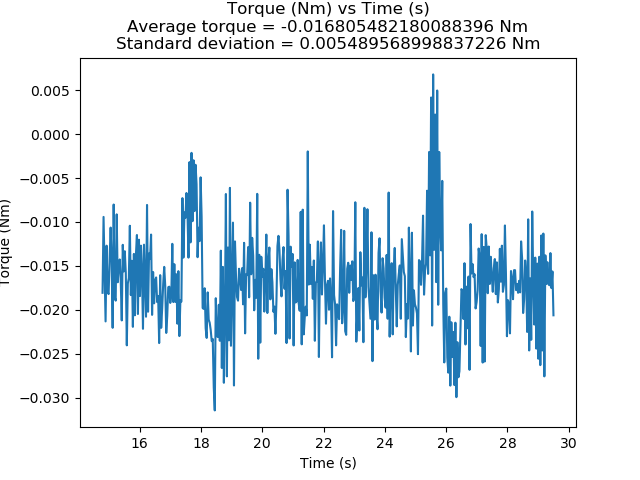

This figure's Python source:
import os 
import matplotlib.pyplot as plt
import numpy as np
dir_path = os.path.dirname(os.path.realpath(__file__))
print(dir_path)
name = 'e3_50RPM.csv' 

def file_len(fname):
    with open(dir_path+'\\'+fname) as f:
        for i, l in enumerate(f):
            pass
    return i + 1

filelen = file_len(name)
t = []
rpm = []
cell0 = []
cell1 = []
with open(dir_path+'\\'+name) as f:
    next(f) # discard first line
    counter = 0 # to flush out initial data
    startSaving = False
    initTime = 0
    for line in f:
        items = line.split(',')

        counter = counter + 1
        if counter > filelen / 2:
            t.append(float(items[0]))
            rpm.append(float(items[1]))
            cell0.append(float(items[2]))
            cell1.append(float(items[3]))

m = -6.174
b = .124
T = [(c0 - c1 - b)/m for c0, c1 in zip(cell0, cell1)]
avgT = np.mean(T)
stdT = np.std(T)

plt.clf()
plt.plot(t, T)
plt.title('Torque (Nm) vs Time (s)\nAverage torque = ' + str(avgT) + ' Nm\nStandard deviation = ' + str(stdT) + ' Nm')
plt.ylabel('Torque (Nm)')
plt.xlabel('Time (s)')
plt.savefig(dir_path + '\\' + 'e3.png')

